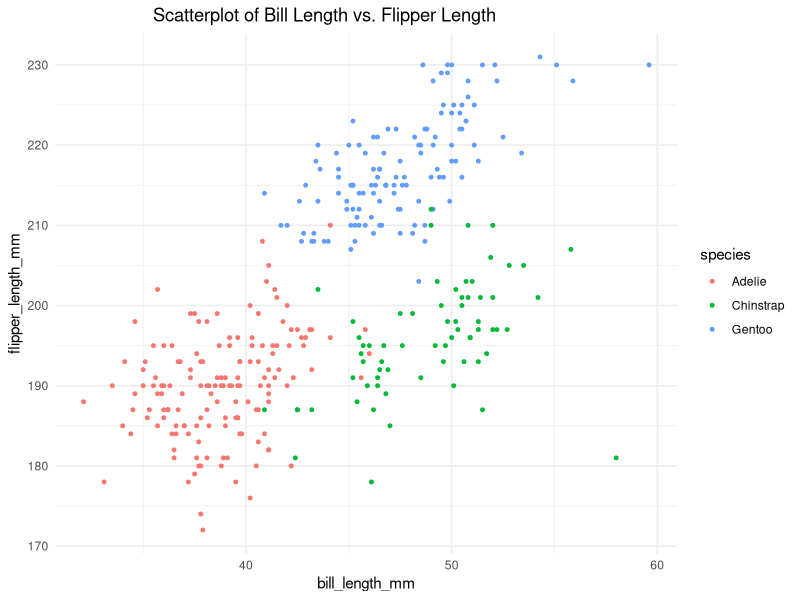

Write the R code that produced this figure.
## ---- chunk 1
  library("ggplot2")
  library("tidyverse")
## ---- chunk 2
  data("penguins", package = "palmerpenguins")
## ---- chunk 3
  ?penguins
## ---- chunk 4
        nrow(penguins)
        ncol(penguins)
## ---- chunk 5
        mean(penguins$flipper_length_mm, na.rm=TRUE)
## ---- chunk 6
ggplot(penguins, aes(x = bill_length_mm, y = flipper_length_mm)) + geom_point(aes(color = species), na.rm=TRUE, size=1) + theme_minimal() + ggtitle("Scatterplot of Bill Length vs. Flipper Length") + theme(plot.title = element_text(hjust = 0.35))
## ---- chunk 7
  set.seed(2048)      # Select a pseudo random seed for replication purposes
  DF <- data.frame(
          random_sample = rnorm(10),
          char_vector   = letters[1:10],
          factor_vector = factor(sample(c("LEVEL1", "LEVEL2", "LEVEL3"), size = 10, replace = TRUE))  # To randomly select from the 3 levels
  )
  DF$logical_vector <- DF$random_sample>0
## ---- chunk 8
  mean(DF[["random_sample"]])   # Mean() works for numeric data column
  mean(DF[["logical_vector"]])  # Mean() works for logical data column, treating TRUE as 1 and FALSE as 0
  mean(DF[["char_vector"]])     # Mean() does NOT work for character data types, returning NA
  mean(DF[["factor_vector"]])   # Mean() does NOT work for factor data column, returning NA
## ---- chunk 9
  conv_num_vector = as.numeric(DF$logical_vector)  # conversion successful: treating TRUE as 1 and FALSE as 0
  conv_num_char   = as.numeric(DF$char_vector)     # warning appears, then returns NA throughout
  conv_num_factor = as.numeric(DF$factor_vector)   # conversion successful: treating the LEVEL CODE of the factor as 1, 2, 3 for the three levels specified
